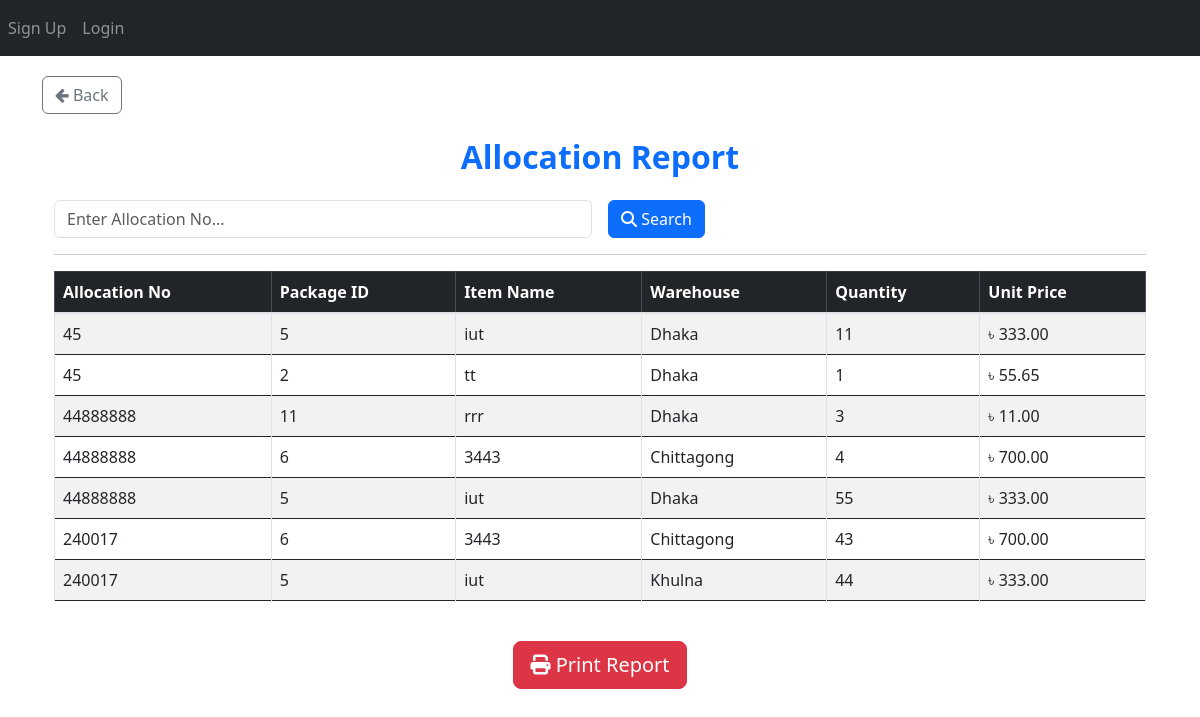
The app's page /allocation/generate-report/, older data.
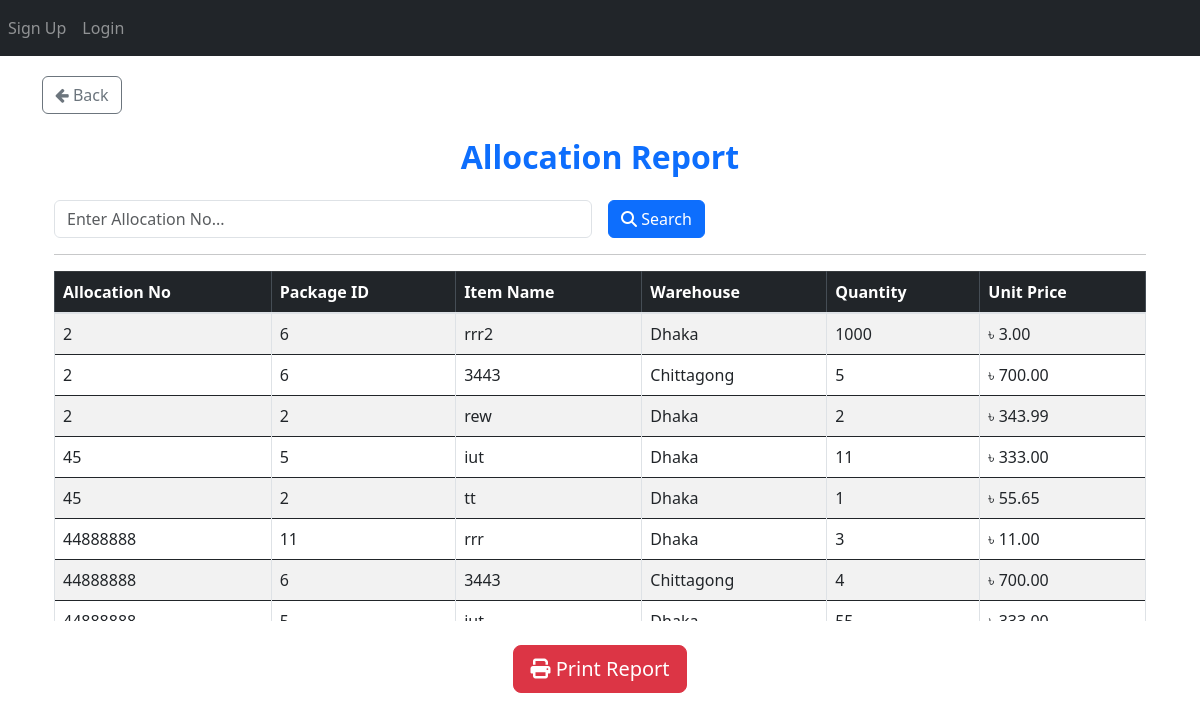
The same page, newer data.
### App_Allocation/models.py (models this page shows, shortened)
class Final_Allocation(models.Model):
    allocation_no = models.ForeignKey(Allocation_Number, on_delete=models.CASCADE)  # Deletes related allocations when removed
    item_primary_key = models.IntegerField(null=True)
    pbs = models.ForeignKey(PBS, on_delete=models.CASCADE)
    package = models.ForeignKey(Package, on_delete=models.CASCADE)
    item = models.ForeignKey(Item, on_delete=models.CASCADE)
    warehouse = models.CharField(max_length=50)
    quantity = models.IntegerField()
    price = models.DecimalField(max_digits=15, decimal_places=2)
    created_at = models.DateTimeField(auto_now_add=True)

class Allocation_Number(models.Model):
    allocation_no = models.IntegerField(unique=True)
    user = models.ForeignKey(User, on_delete=models.CASCADE)
    STATUS_CHOICES = [
        ("Pending Approval", "Pending Approval"),
        ("Allocated", "Allocated"),
        ("Cancelled", "Cancelled"),
    ]
    status = models.CharField(
        max_length=100, choices=STATUS_CHOICES, default="Pending Approval"
    )
    def __str__(self):
        return str(self.allocation_no)

### App_Entry/models.py (models this page shows, shortened)
class Package(models.Model):
    packageId = models.BigIntegerField(unique=True)

class Item(models.Model):
    WAREHOUSE_CHOICES = [
        ("Dhaka", "Dhaka"),
        ("Khulna", "Khulna"),
        ("Chittagong", "Chittagong"),
    ]
    UNIT_CHOICES = [
        ("Nos.", "Nos."),
        ("Mtr.", "Mtr."),
        ("Km.", "Km."),
        ("Set.", "Set."),
        ("Pair.", "Pair."),
    ]
    name = models.CharField(max_length=255)
    description = models.TextField(blank=True, null=True)
    warehouse = models.CharField(
        max_length=50, choices=WAREHOUSE_CHOICES, default="Dhaka"
    )
    unit_of_item = models.CharField(
        max_length=10, choices=UNIT_CHOICES, default="Nos."
    )  # Updated field
    unit_price = models.DecimalField(max_digits=15, decimal_places=2, default=0.00)
    quantity_of_item = models.BigIntegerField(default=0)
    package = models.ForeignKey(
        Package,
        on_delete=models.SET_NULL,
        related_name="package_of_item",
        null=True,
    )
    created_at = models.DateTimeField(default=now)

### App_Allocation/views/generate_and_print_report.py (the view)
# urls.py: path("generate-report/", views.generate_report, name="generate_report"),
def generate_report(request):
    query = request.GET.get("query", "").strip()
    allocations = Final_Allocation.objects.all().order_by('-created_at')
    if query:
        allocations = allocations.filter(allocation_no__allocation_no__icontains=query)
    context = {
        "allocations": allocations,
        "query": query,
    }
    return render(request, "App_Allocation/generate_and_print_report.html", context)

### templates/App_Allocation/generate_and_print_report.html (shortened to what this page needs)
{% extends 'base.html' %}
{% load crispy_forms_tags %}
{% load static %}
{% block body_block %}
<a href="{% url 'App_Allocation:allocation_page' %}" class="btn btn-outline-secondary">
    <i class="fa fa-arrow-left"></i> Back
</a>
<div class="container mt-4">
    <h2 class="text-primary text-center mb-4"><b>Allocation Report</b></h2>
    <form method="GET" action="{% url 'App_Allocation:generate_report' %}" class="row g-3">
        <div class="col-md-6">
            <input type="text" name="query" class="form-control" placeholder="Enter Allocation No..." value="{{ query }}">
        </div>
        <div class="col-md-3">
            <button type="submit" class="btn btn-primary"><i class="fas fa-search"></i> Search</button>
        </div>
    </form>
    <hr>
    <div class="table-responsive" id="printSection" style="max-height: 350px; overflow-y: auto;">
        <table class="table table-bordered table-striped table-hover">
            <thead class="table-dark">
                <tr>
                    <th>Allocation No</th>
                    <th>Package ID</th>
                    <th>Item Name</th>
                    <th>Warehouse</th>
                    <th>Quantity</th>
                    <th>Unit Price</th>
                </tr>
            </thead>
            <tbody>
                {% if allocations %}
                    {% for allocation in allocations %}
                    <tr>
                        <td>{{ allocation.allocation_no }}</td>
                        <td>{{ allocation.package.packageId }}</td>
                        <td>{{ allocation.item.name }}</td>
                        <td>{{ allocation.warehouse }}</td>
                        <td>{{ allocation.quantity }}</td>
                        <td>৳ {{ allocation.price }}</td>
                    </tr>
                    {% endfor %}
                {% else %}
                    <tr>
                        <td colspan="6" class="text-center text-danger">No Allocations Found</td>
                    </tr>
                {% endif %}
            </tbody>
        </table>
    </div>
    <br>
    <div class="text-center">
        {% if allocations %}
        <button onclick="printReport()" class="btn btn-danger btn-lg">
            <i class="fas fa-print"></i> Print Report
        </button>
        {% endif %}
    </div>
</div>
{% endblock %}

Row changes from the older to the newer data that the page shows:
no longer on this page (row unchanged): Final_Allocation: allocation_no "240017", package.packageId "6", item.name "3443", warehouse "Chittagong", quantity "43", price "700.00"
no longer on this page (row unchanged): Final_Allocation: allocation_no "240017", package.packageId "5", item.name "iut", warehouse "Khulna", quantity "44", price "333.00"
added Final_Allocation: allocation_no "2", package.packageId "6", item.name "rrr2", warehouse "Dhaka", quantity "1000", price "3.00"
added Final_Allocation: allocation_no "2", package.packageId "6", item.name "3443", warehouse "Chittagong", quantity "5", price "700.00"
added Final_Allocation: allocation_no "2", package.packageId "2", item.name "rew", warehouse "Dhaka", quantity "2", price "343.99"
